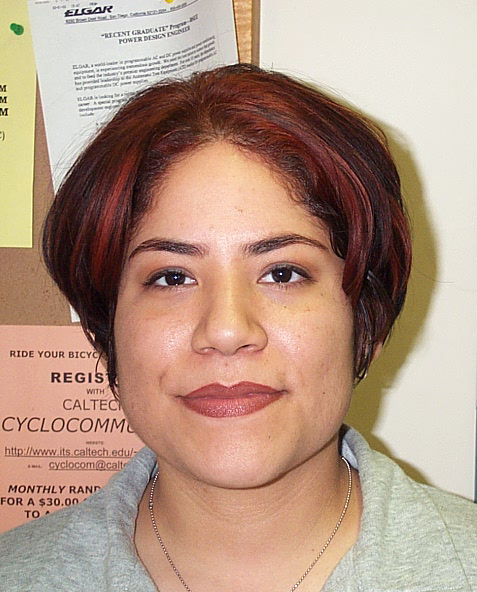
%> input picture Images/DB0/DB0/db0_1.jpg, 477 x 592 px
$ octave --eval "result = ImChanges(imread('../Images/DB0/DB0/db0_1.jpg'));"   (GNU Octave 9; MATLAB toolbox functions it lacks are replaced by stand-ins)
%> lines starting %> are read from the running program, lines starting %| are printed output that depends on the picture; in (x1, y1, x2, y2) boxes, pixels count from 0 and x2, y2 are one past the last pixel; in counts of white or black regions, pixels touching at a corner belong together; the program's own positions count from 1
### tnm034FindFace/AWB.m
function [gray_world_lightning] = AWB(Image)
% lightning correction (gray world), return corrrected image

size_ = size(Image(:,:,1));

R_avg = sum(Image(:,:,1), 'all')./( size_(1)* size_(2));
G_avg = sum(Image(:,:,2), 'all')./ (size_(1)* size_(2));
B_avg = sum(Image(:,:,3), 'all')./ (size_(1)* size_(2));

alpha = G_avg/R_avg;
beta = G_avg/B_avg;

Rsen = alpha.* Image(:,:,1);
Gsen = Image(:,:,2);
Bsen = beta.* Image(:,:,3);

gray_world_lightning= cat(3,Rsen, Gsen, Bsen);

end

### tnm034FindFace/eyeMapC.m
function [eyeMap_output] = eyeMapC(cb, cr)

cb2 = power(cb, 2);

cr_neg = 1-cr;
cr2 = power(cr_neg, 2);

eyeMap_output = (1/3)*(cb2 + cr2 + (cb./cr));

end

### tnm034FindFace/eyeMapL.m
function [eyeMapL_output] = eyeMapL(image)

SE = strel('disk',12,8);
numerator = imdilate(image,SE);
denominator = imerode(image,SE) + 1;

eyeMapL_output = numerator./denominator;

end

### tnm034FindFace/eyeMap.m
function [mask] = eyeMap(eyeC, eyeL)

eye = eyeC .* eyeL;

SE2=strel('disk',1);
eye = imerode(eye, SE2);
SE2=strel('disk',10);
eye = imdilate(eye, SE2);

mask = eye > 0.4;

end

### tnm034FindFace/mouthMap.m
function [mouth_map] = mouthMap(cr,cb)
%Return a mouth mask, with potential mouths

cr2 = power(cr,2);

numerator = (sum(cr2, 'all'));
denominator = (sum((cr./cb), 'all'));

ita = 0.95 * (numerator./denominator);
mouth_map = cr2 .* power((cr2 - ita.*(cr./cb)), 2);
mouth_map = mouth_map * 255;

%Dialate the elements
SE = strel('disk',7);
mouth_map = imdilate(mouth_map, SE);

mouth_map = mouth_map > 0.5;

end

### tnm034FindFace/find_elements.m
function [pairofeyes, L_e] = find_elements(mouth, eye, width, height)
%Find the stel elements int the mouth mask ans props for them
L_m = bwlabel(mouth);
Stats_mouth = regionprops(L_m, 'Area', 'Orientation');% Create struct with relevant object properties

for i=1: length(Stats_mouth)
    Area_m(i)=Stats_mouth(i).Area;
    Orientation_m(i)= Stats_mouth(i).Orientation;
end

[r, c]= size(L_m);

%Creat empty masks for the potential eyes and mouths
eyes=zeros(r,c);
mouths=zeros(r,c);

%interval for the mouths areas
lower_m = 1000;
upper_m = 9090;

%Find the moths with the searched area and orientation
find_m=find(Area_m > lower_m & Area_m < upper_m);
number_of_mouths = size(find_m, 2);

if(number_of_mouths > 1)
    find_m=find(Area_m > lower_m & Area_m < upper_m & Orientation_m > -21 & Orientation_m < 21);
end

%Find the centroids for the mouth elements
allcentroid_m=[length(find_m), 2];

for i= 1:length(find_m)
    elements_m =zeros(r,c);
    elements_m(L_m == find_m(i)) = 1;
    s_m = regionprops(elements_m,'Centroid');
    centroids2 = cat(1,s_m.Centroid);
    allcentroid_m(i,1) = centroids2(1,1);
    allcentroid_m(i,2) = centroids2(1,2);
    mouths(L_m == find_m(i)) = 1;
end

%Incase there are more then one mouth found, find the true mouth
numberof_m = size(find_m, 2);
truemouth = zeros(1,2);
index = 0;
maxy_m = 0;

if(numberof_m > 1)
   for i = 1:numberof_m
       if(maxy_m < allcentroid_m(i,2))
           maxy_m = allcentroid_m(i,2);
           index = i;
        end
    end
    truemouth(1,1) = allcentroid_m(index,1);
    truemouth(1,2) = maxy_m;
else
    truemouth= allcentroid_m;
end


% Cut away some of the eye elemets in the eye mask with help of the mouth
posy = truemouth(1,1);
posx = truemouth(1,2);

for i = 1:width
    for j = 1:height
        if(i > posx && j >= posy)
            eye(i,:) = 0;
        end
    end
end

%Find the elments in the eye mask and their area
L_e = bwlabel(eye);
Stats_eye = regionprops(L_e, 'Area');
for i= 1: length(Stats_eye)
    Area_e(i)=Stats_eye(i).Area;
end

%The intervall for area of potentiall eyes
lower_e = 300;
upper_e = 5350;

%Find the eye elements with area in the right intervall
findEyes= find(Area_e > lower_e  & Area_e <= upper_e);
allCentroid_e=[length(findEyes), 2];

for i= 1:length(findEyes)
    elements_e =zeros(r,c);
    elements_e(L_e == findEyes(i)) = 1;
    s_e = regionprops(elements_e,'Centroid');
    centroids_e = cat(1,s_e.Centroid);
    allCentroid_e(i,1)= centroids_e(1,1);
    allCentroid_e(i,2) =centroids_e(1,2);
    eyes(L_e == findEyes(i)) = 1;
end

%Find the true eyes
number_of_eyes = size(findEyes, 2);
[m,n]= size(allCentroid_e);

dist_eye_mouth= zeros(m,1);
diff_eye_mouth = 100;
ydiff_eyes = 100;
dist=10000;
nr_ofpairs = 1;
xdiff_eyes = 0;

found = 0;

if(number_of_eyes>1)
    for i=1:length(allCentroid_e)
        dist_eye_mouth(i,1)= abs(truemouth(1,1)-allCentroid_e(i,1));
    end

    for i=1:length(dist_eye_mouth)
        for j=1:length(dist_eye_mouth)
            if(i~=j)
                diff_eye_mouth = abs(dist_eye_mouth(i,1)- dist_eye_mouth(j,1));
                ydiff_eyes = abs(allCentroid_e(i,2) - allCentroid_e(j,2));
                xdiff_eyes = abs(allCentroid_e(i,1)-allCentroid_e(j,1));
                %Condidtions for a possible pair of eyes
                if diff_eye_mouth < 57 && dist > (dist_eye_mouth(i,1) + dist_eye_mouth(j,1))/2  && ydiff_eyes < 23 && allCentroid_e(j,2) > 190 && xdiff_eyes < 200 && xdiff_eyes > 70
                    found = 1;
                    eye1(nr_ofpairs) = i;
                    eye2(nr_ofpairs) = j;
                    nr_ofpairs = nr_ofpairs +1;
                    dist = (dist_eye_mouth(i,1) + dist_eye_mouth(j,1))/2;
                end
            end
        end
    end
end

%Incase there are more than one pair of eyes that could be the true eyes
if(nr_ofpairs > 2)
    %Incase the left eye is the same for both of the pair
    if(eye2(1) == eye2(2))
        eye2 = eye2(1);
        if(allCentroid_e(eye1(1),1) > allCentroid_e(eye1(2),1))
            eye1 = eye1(1);
        else
            eye1 = eye1(2);
        end
    %If their are two pairofeyes with different numbers, take the first
    %one, the one that is furthest down in the image
    else
        eye1 = eye1(1);
        eye2 = eye2(1);
    end
end

%Incase two eyes where found, otherwise pairofyes will be zeros
pairofeyes= zeros(2,2);
if(found == 1)
    pairofeyes(1,1) = allCentroid_e(eye1,1);
    pairofeyes(1,2) = allCentroid_e(eye1,2);
    pairofeyes(2,1) = allCentroid_e(eye2,1);
    pairofeyes(2,2) = allCentroid_e(eye2,2);
end
end

### tnm034FindFace/clear_eye_mask.m
function [clear_eye_mask] = clear_eye_mask(L, pairofeyes, r, c)
% Clear the eye mask from all potentiall eyes except the true eyes

value_eye1 = L(round(pairofeyes(1,2)), round(pairofeyes(1,1)));
value_eye2 = L(round(pairofeyes(2,2)), round(pairofeyes(2,1)));

clear_eye_mask = zeros(r,c);

for(i = 1 : r)
    for(j = 1 : c)
        if(L(i,j) == value_eye1)
           clear_eye_mask(i,j) = 1;
        elseif(L(i,j) == value_eye2)
           clear_eye_mask(i,j) = 1;
        end
    end
end

end

### tnm034FindFace/rotateIm.m
function [rotIm,rotEye] = rotateIm(Im, Eyes, pairofeyes, r, c)
%Rotate the image so that the eyes are horizontal
Im = rgb2gray(Im);

%The angle neede to rotate the left eye in position with the left
iTan=(abs(pairofeyes(1,2)-pairofeyes(2,2)))/(abs(pairofeyes(1,1)-pairofeyes(2,1)));
degrees_to_rotateat = atand(iTan);
direction= 1;
%Wich direction the rotation is
if (pairofeyes(1,2) > pairofeyes(2,2))
    direction= -1;       %medurs
end
degrees_to_rotateat = degrees_to_rotateat * direction;

%Padd the image so that the right eye is placed in the middle of the image
rightN= c-pairofeyes(1,1);
paddN = abs(round(rightN-pairofeyes(1,1)));
rightM = r-pairofeyes(1,2);
paddM = abs(round(rightM-pairofeyes(1,2)));

paddIm = padarray(Im,[paddM,paddN],0,'pre');
paddEyes = padarray(Eyes,[paddM, paddN],0,'pre');

%Rotate the padded image and the eye mask
rotIm  = imrotate(paddIm,degrees_to_rotateat, 'bicubic','crop');
rotEye = imrotate(paddEyes,degrees_to_rotateat,  'bicubic', 'crop');

end

### tnm034FindFace/scaleIm.m
function [scaledIm, scaledEyes, decidedDistEyes] = scaleIm(Im, Eyes)
%Scale the image and the eye mask

%Find the centroids in the eye mask
 L = bwlabel(Eyes);
 Stats = regionprops(L, 'Centroid');
 centroids= zeros(length(Stats),2);
for i=1: length(Stats)
    centroids(i,1)= Stats(i).Centroid(1);
    centroids(i,2)= Stats(i).Centroid(2);
end

%The distance between the eyes
distEyes = sqrt(((centroids(1,1) - centroids(2,1))^2 + (centroids(1,2) - centroids(2,2))^2));

%The pre decided distance between the two eyes
decidedDistEyes = 94;

%Scale the image and the eye mask with the scalfactor
scaleFactor = decidedDistEyes/distEyes;
scaledIm = imresize(Im, scaleFactor, 'bicubic');
scaledEyes = imresize(Eyes, scaleFactor, 'bicubic');

end

### tnm034FindFace/cropIm.m
function [cropedIm] = cropIm(Im, Eyes, decidedEyeAvstand)
% crop the image and set the eyes in the same postion for every image

%Find the two eyes and their centroids
 L = bwlabel(Eyes);
 Stats = regionprops(L, 'Centroid');
 centroids= zeros(length(Stats),2);
for i=1: length(Stats)
    centroids(i,1)= Stats(i).Centroid(1);
    centroids(i,2)= Stats(i).Centroid(2);
end

%Find wich eye is the left one
leftEyeCent= [10000.0, 0.0];
for i=1:2
    if(centroids(i,1) < leftEyeCent(1))
        leftEyeCent(1)= centroids(i,1);
        leftEyeCent(2)= centroids(i,2);
    end
end

% Size of the croped image.
wantedM= 250;
wantedN= 250;

%Find the wanted postion for the left eye in x
wantedPosX= (wantedN/2)-(decidedEyeAvstand/2);
column= round(leftEyeCent(1)- wantedPosX);

%The wanted position for the left eye in y
wantedPosY= 110;
row= round(leftEyeCent(2)- wantedPosY);

%Crop and normalize the image
cropedIm = imcrop(Im, [column row wantedM wantedN]);
cropedIm = rescale(cropedIm);

end

### tnm034FindFace/ImChanges.m
function [Imcroped] = ImChanges(Im)
%Return a croped image and color corrected image

%Color correctd and change colorspace of the image
Im = im2double(Im);
Im1 = AWB(Im);
Im2 = Im1./max(max(Im1));
YCbCr = rgb2ycbcr(Im2);

Y = YCbCr(:,:,1);
Cb = YCbCr(:,:,2);
Cr = YCbCr(:,:,3);

%------------EYE MAP----------------------
eyeC = eyeMapC(Cb, Cr);
eyeC = imadjust(eyeC,stretchlim(eyeC),[]);
eyeL = eyeMapL(Y);
eye = eyeMap(eyeC, eyeL);
%------------MOUTH MAP----------------------
mouth = mouthMap(Cr,Cb);
mouth = bwareaopen(mouth, 1000);
[r, c] = size(mouth);

%------------CUT AWAY FROM THE EYE AND MOUTH MAP----------------------
for i = 1:r
    for j = 1:c
        if(i < 290)
            mouth(i,:) = 0;
        end
        if(j < 75)
            eye(:,j) =  0;
            mouth(:,j) =  0;
        end
        if(i < 100)
            eye(i,:) = 0;
        end
        if(j > 300 )
            mouth(:,j) =  0;
        end
        if(i > 300)
         eye(i,:) = 0;
        end
    end
end

%------------Find the postions of the eyes----------------------
[pairofeyes, L] = find_elements(mouth, eye, r, c);
%If no pair of eyes were found
if(pairofeyes(1,1) == 0 && pairofeyes(1,2) == 0 && pairofeyes(2,1) == 0 && pairofeyes(2,2) == 0 )
    Imcroped = zeros(251,251);
else
%---------------CLEAR EYE MASK----------------
clear_eye_maskIM = clear_eye_mask(L, pairofeyes, r, c);
%---------------ROTATION----------------------
[rotatedIM, rotatedEye] = rotateIm(Im2, clear_eye_maskIM, pairofeyes, r, c);
%---------------SCCALE------------------------
[scaledIM, scaledEyes, decidedEyeAvstand] = scaleIm(rotatedIM, rotatedEye);
%---------------CROP--------------------------
[Imcroped] = cropIm(scaledIM, scaledEyes, decidedEyeAvstand);
end

end
%> in AWB, `size_ = size(Image(:,:,1));`: size_ = [592 477]
%> in AWB, `R_avg = sum(Image(:,:,1), 'all')./( size_(1)* size_(2));`: R_avg = 0.708
%> in AWB, `G_avg = sum(Image(:,:,2), 'all')./ (size_(1)* size_(2));`: G_avg = 0.593
%> in AWB, `B_avg = sum(Image(:,:,3), 'all')./ (size_(1)* size_(2));`: B_avg = 0.522
%> in AWB, `alpha = G_avg/R_avg;`: alpha = 0.838
%> in AWB, `beta = G_avg/B_avg;`: beta = 1.14
%> in eyeMap, `mask = eye > 0.4;`:
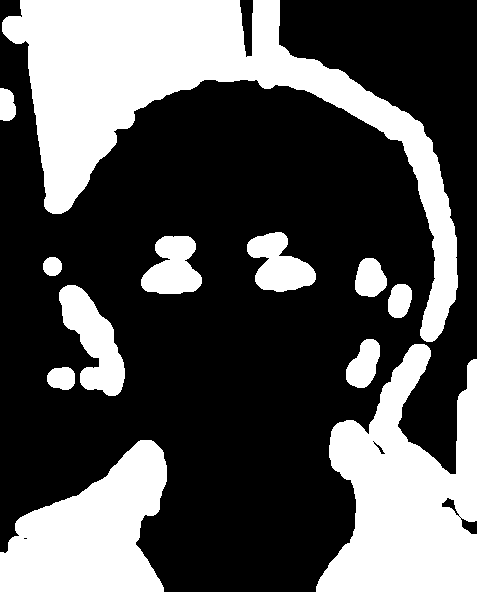
%> mask: size 592x477 logical; 33.2% white; 12 white regions, largest, box (x1, y1, x2, y2) and area: (2, 0, 458, 342) 40786, (316, 344, 477, 592) 24234, (0, 440, 167, 592) 15963
%> in mouthMap, `cr2 = power(cr,2);`:
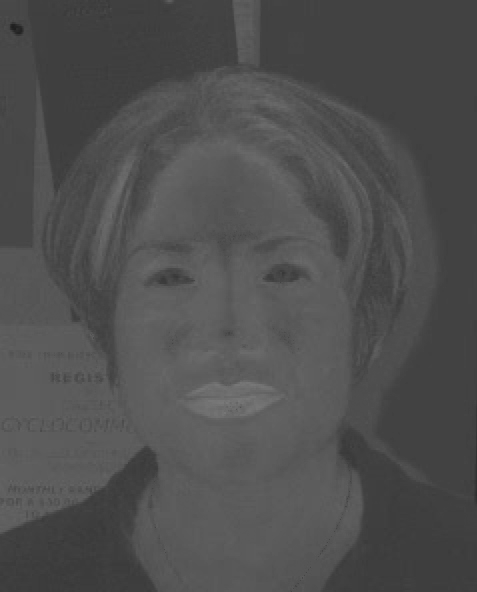
%> cr2: size 592x477 double; min 0.125, max 0.478, mean 0.313
%> in mouthMap, `numerator = (sum(cr2, 'all'));`: numerator = 88278.9
%> in mouthMap, `denominator = (sum((cr./cb), 'all'));`: denominator = 350393.2
%> in mouthMap, `ita = 0.95 * (numerator./denominator);`: ita = 0.239
%> after the loop in ImChanges, `for i = 1:r`:
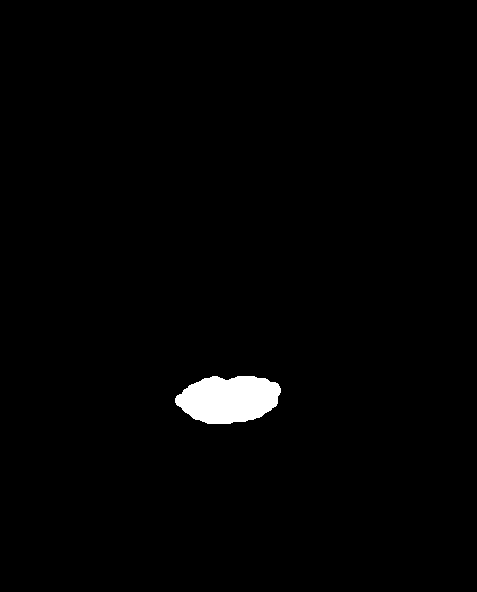
%> mouth: size 592x477 logical; 1.4% white; 1 white region, box (x1, y1, x2, y2) and area: (175, 376, 281, 424) 3903
%> in find_elements, `Stats_mouth = regionprops(L_m, 'Area', 'Orientation');`: Stats_mouth = 1 region; Area and Orientation: 3903 4.5
%> the loop in find_elements, `for i=1: length(Stats_mouth)` made 1 pass
%> in find_elements, `find_m=find(Area_m > lower_m & Area_m < upper_m);`: find_m = 1
%> in find_elements, `allcentroid_m=[length(find_m), 2];`: allcentroid_m = [1 2]
%> the loop in find_elements, `for i= 1:length(find_m)` made 1 pass
%> centroids2 on pass 1: [229.7 399.9]
%> after the loop in find_elements, `for i= 1:length(find_m)`: allcentroid_m = [229.7 399.9]
%> in find_elements, `numberof_m = size(find_m, 2);`: numberof_m = 1
%> in find_elements, `truemouth= allcentroid_m;`: truemouth = [229.7 399.9]
%> in find_elements, `posy = truemouth(1,1);`: posy = 229.7
%> in find_elements, `posx = truemouth(1,2);`: posx = 399.9
%> in find_elements, `L_e = bwlabel(eye);`:
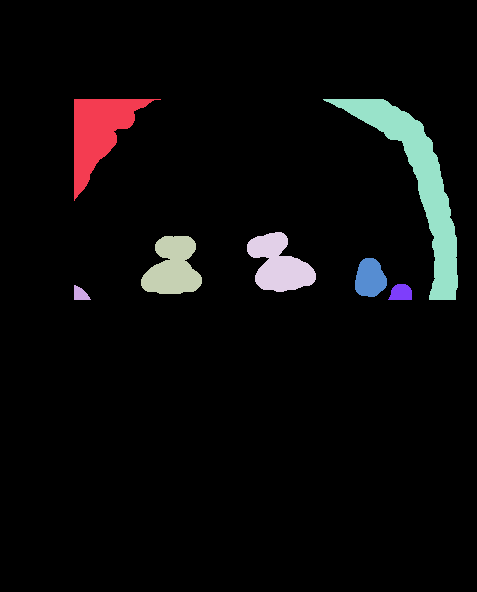
%> L_e: size 592x477 double; 8 distinct labels, from 0 to 7; one colour per label, 0 black
%> in find_elements, `Stats_eye = regionprops(L_e, 'Area');`: Stats_eye = 7 regions; Area: 6294, 3711, 2501, 2461, 959, 311, 167
%> the loop in find_elements, `for i= 1: length(Stats_eye)` made 7 passes
%> after the loop in find_elements, `for i= 1: length(Stats_eye)`: Area_e = [3711 167 2461 2501 6294 959 311]
%> in find_elements, `findEyes= find(Area_e > lower_e  & Area_e <= upper_e);`: findEyes = [1 3 4 6 7]
%> in find_elements, `allCentroid_e=[length(findEyes), 2];`: allCentroid_e = [5 2]
%> the loop in find_elements, `for i= 1:length(findEyes)` made 5 passes
%> centroids_e on passes 2 to 5: [173.5 268.3], [279.7 265.4], [370.7 279], [401.7 293.3]
%> after the loop in find_elements, `for i= 1:length(findEyes)`: allCentroid_e = [99.43 132.8; 173.5 268.3; 279.7 265.4; 370.7 279; 401.7 293.3]
%> in find_elements, `number_of_eyes = size(findEyes, 2);`: number_of_eyes = 5
%> in find_elements, `[m,n]= size(allCentroid_e);`: n = 2
%> the loop in find_elements, `for i=1:length(allCentroid_e)` made 5 passes
%> after the loop in find_elements, `for i=1:length(allCentroid_e)`: dist_eye_mouth = [130.2; 56.16; 49.98; 141; 172]
%> the loop in find_elements, `for i=1:length(dist_eye_mouth)` made 5 passes
%> after the loop in find_elements, `for i=1:length(dist_eye_mouth)`: diff_eye_mouth = 30.99; dist = 53.07; found = 1; nr_ofpairs = 2; xdiff_eyes = 30.99; ydiff_eyes = 14.38
%> in ImChanges, `[pairofeyes, L] = find_elements(mouth, eye, r, c);`: pairofeyes = [173.5 268.3; 279.7 265.4]
%> in clear_eye_mask, `value_eye1 = L(round(pairofeyes(1,2)), round(pairofeyes(1,1)));`: value_eye1 = 3
%> in clear_eye_mask, `value_eye2 = L(round(pairofeyes(2,2)), round(pairofeyes(2,1)));`: value_eye2 = 4
%> after the loop in clear_eye_mask, `for(i = 1 : r)`:
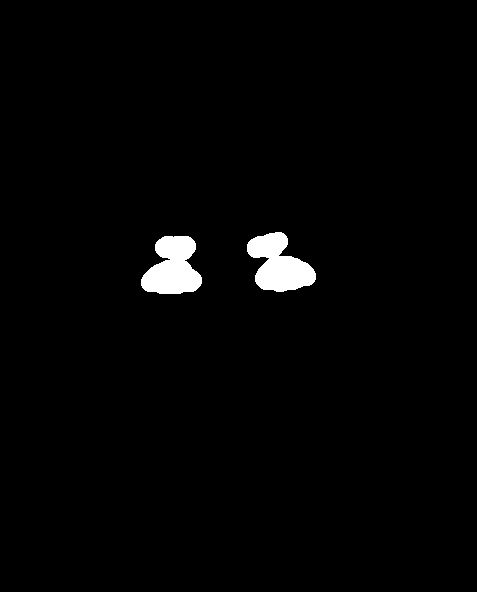
%> clear_eye_mask: size 592x477 double; values 0 (black) and 1 (white), 1.8% white; 2 white regions, box (x1, y1, x2, y2) and area: (247, 232, 316, 292) 2501, (141, 236, 202, 294) 2461
%> in rotateIm, `iTan=(abs(pairofeyes(1,2)-pairofeyes(2,2)))/(abs(pairofeyes(1,1)-pairo..`: iTan = 0.028
%> in rotateIm, `degrees_to_rotateat = atand(iTan);`: degrees_to_rotateat = 1.6
%> in rotateIm, `degrees_to_rotateat = degrees_to_rotateat * direction;`: degrees_to_rotateat = -1.6
%> in rotateIm, `rightN= c-pairofeyes(1,1);`: rightN = 303.5
%> in rotateIm, `paddN = abs(round(rightN-pairofeyes(1,1)));`: paddN = 130
%> in rotateIm, `rightM = r-pairofeyes(1,2);`: rightM = 323.7
%> in rotateIm, `paddM = abs(round(rightM-pairofeyes(1,2)));`: paddM = 55
%> in rotateIm, `rotEye = imrotate(paddEyes,degrees_to_rotateat,  'bicubic', 'crop');`:
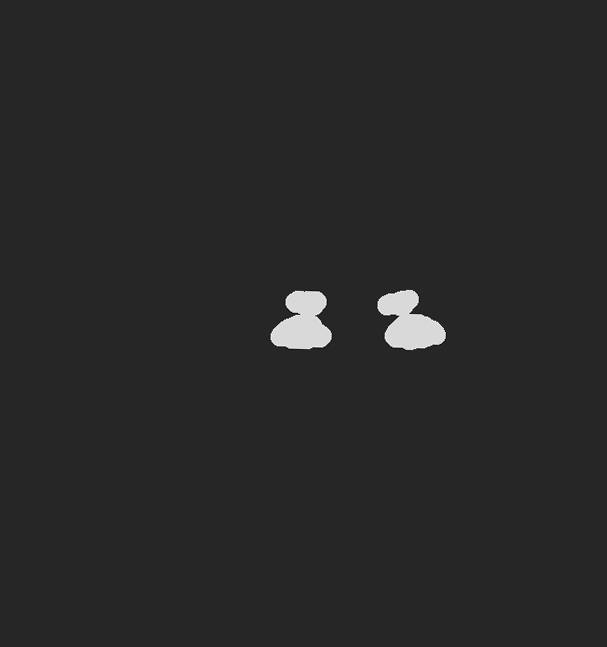
%> rotEye: size 647x607 double; min -0.216, max 1.21, mean 0.0126; drawn with min black and max white
%> in scaleIm, `Stats = regionprops(L, 'Centroid');`: Stats = 2 regions; Centroid: [303.4 323.1], [409.5 323]
%> the loop in scaleIm, `for i=1: length(Stats)` made 2 passes
%> after the loop in scaleIm, `for i=1: length(Stats)`: centroids = [303.4 323.1; 409.5 323]
%> in scaleIm, `distEyes = sqrt(((centroids(1,1) - centroids(2,1))^2 + (centroids(1,2)..`: distEyes = 106.1
%> in scaleIm, `scaleFactor = decidedDistEyes/distEyes;`: scaleFactor = 0.886
%> in ImChanges, `[scaledIM, scaledEyes, decidedEyeAvstand] = scaleIm(rotatedIM, rotated..`: decidedEyeAvstand = 94
%> in cropIm, `Stats = regionprops(L, 'Centroid');`: Stats = 2 regions; Centroid: [269.4 286.7], [363.6 286.4]
%> the loop in cropIm, `for i=1: length(Stats)` made 2 passes
%> after the loop in cropIm, `for i=1: length(Stats)`: centroids = [269.4 286.7; 363.6 286.4]
%> after the loop in cropIm, `for i=1:2`: leftEyeCent = [269.4 286.7]
%> in cropIm, `wantedPosX= (wantedN/2)-(decidedEyeAvstand/2);`: wantedPosX = 78
%> in cropIm, `column= round(leftEyeCent(1)- wantedPosX);`: column = 191
%> in cropIm, `row= round(leftEyeCent(2)- wantedPosY);`: row = 177
%> in cropIm, `cropedIm = imcrop(Im, [column row wantedM wantedN]);`:
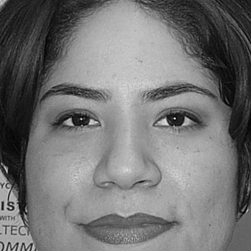
%> cropedIm: size 251x251 double; min -0.0116, max 1.13, mean 0.514; drawn with min black and max white
